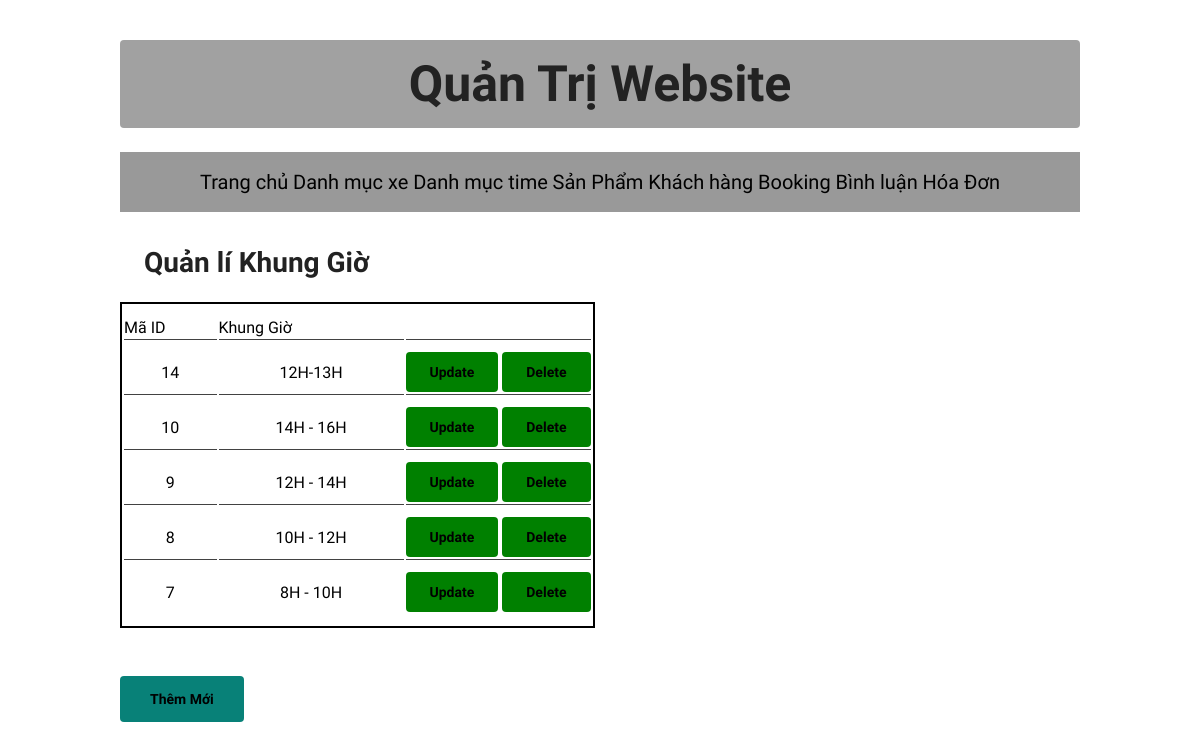
The app's page /admin/index.php?act=listdmtime with its own data.
### tables this page shows
CREATE TABLE `danhmuctime` (
  `id` int(11) NOT NULL,
  `time` varchar(255) NOT NULL
);

### modal/pdo.php (called while the page is built, shortened)
<?php
function pdo_get_connection(){
    $dburl = "mysql:host=localhost;dbname=duan1;charset=utf8";
    $username = 'root';
    $password = '';
    $conn = new PDO($dburl, $username, $password);
    $conn->setAttribute(PDO::ATTR_ERRMODE, PDO::ERRMODE_EXCEPTION);
    return $conn;
}
function pdo_query($sql){
    $sql_args = array_slice(func_get_args(), 1);
    try{
        $conn = pdo_get_connection();
        $stmt = $conn->prepare($sql);
        $stmt->execute($sql_args);
        $rows = $stmt->fetchAll();
        return $rows;
    }
    catch(PDOException $e){
        throw $e;
    }
    finally{
        unset($conn);
    }
}

### modal/danhmuctime.php (called while the page is built, shortened)
<?php
function loadall_danhmuctime(){
    $sql="select * from danhmuctime order by id desc";
            $listdanhmuctime=pdo_query($sql);
            return $listdanhmuctime;
}
?>

### admin/danhmuctime/list.php (the view, shortened to what this page needs)
<section>
            <h2>Quản lí Khung Giờ</h2>
            <table>
                <thead>
                    <tr>
                        <td>Mã ID</td>
                        <td>Khung Giờ</td>
                    </tr>
                </thead>
                <tbody>
                <?php
                    foreach($listdanhmuctime as $danhmuc){
                        extract($danhmuc);
                        echo '<tr>
                        <td width="20%">'.$id.'</td>
                        <td width="40%">'.$time.'</td>
                        <td>
                            <a href="index.php?act=suadmtime&id='.$id.'""><button class="normal update" >Update</button></a>
                            <a href="index.php?act=xoadmtime&id='.$id.'"><button class="normal update" >Delete</button></a>
                        </td>
                    </tr>';
                    }
                ?>
                </tbody>
            </table>
        </section>
        <a href="index.php?act=adddmtime"><button class="normal btn" type ="submit" name = "btn_luu">Thêm Mới</button></a>
        </div>
    </body>
</html>

### admin/style.css (style rules this page uses)
* { margin: 0; padding: 0; box-sizing: border-box; font-family: 'Spartan',sans-serif; }
h2 { font-size: 46px; line-height: 54px; color: #222; }
button.normal { font-size: 14px; font-weight: 600; padding: 15px 30px; color: #000; background-color: #fff; border-radius: 4px; cursor: pointer; border: none; outline: none; transition: 0.2s; }
body { width: 100%; }

### admin/style2.css (style rules this page uses)
h2 { font-size: 28px; padding-left: 24px; margin-bottom: 12px; }
table { padding: 0 40px; }
thead { font-weight: 500; }
button.update { background-color: green; padding: 12px 24px; }
table { border: 2px solid #000; padding: 12px 0; margin-bottom: 24px; }
tbody tr td { border-top: 1px solid rgba(0, 0, 0, 0.742); padding-top: 12px; text-align: center; }
button.btn { background-color: #088178; margin-top: 24px; }

### records on screen
danhmuctime: id "14", time "12H-13H"
danhmuctime: id "10", time "14H - 16H"
danhmuctime: id "9", time "12H - 14H"
danhmuctime: id "8", time "10H - 12H"
danhmuctime: id "7", time "8H - 10H"
